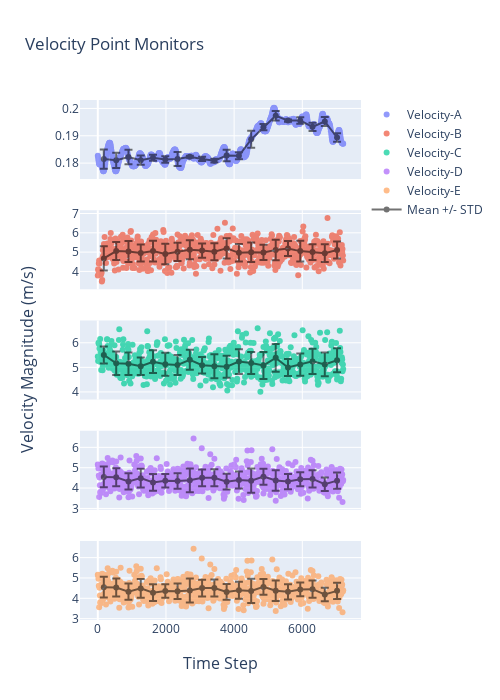

Notebook source saved alongside this figure:
### Code cell
color10_16 = ['#636EFA', '#EF553B', '#00CC96', '#AB63FA', '#FFA15A', '#19D3F3', '#FF6692', '#B6E880', '#FF97FF',
              '#FECB52']
fig = make_subplots(
    rows=5,
    cols=1,
    shared_xaxes=True,
    x_title="Time Step",
    y_title="Velocity Magnitude (m/s)")
# subplot_titles=("Point A", "Quadrant 2"))

fig.add_trace(go.Scatter(x=residual_df['Time_Step'],
                         y=residual_df['point-vel-a'],
                         mode='markers',
                         opacity=scatter_opacity,
                         name='Velocity-A',
                         line=dict(color=color10_16[0])),
              row=1, col=1)

fig.add_trace(go.Scatter(x=bin_df['bin_centres'],
                         y=bin_df['point-vel-a_bin_mean'],
                         mode='markers+lines',
                         name='Mean +/- STD',
                         line=dict(color='black'),
                         opacity=.55,
                         error_y_array=bin_df['point-vel-a_std'],
                         showlegend=False),
              row=1, col=1)


fig.add_trace(go.Scatter(x=residual_df['Time_Step'],
                         y=residual_df['point-vel-b'],
                         mode='markers',
                         opacity=scatter_opacity,
                         name='Velocity-B',
                         line=dict(color=color10_16[1])),
              row=2, col=1)
fig.add_trace(go.Scatter(x=bin_df['bin_centres'],
                         y=bin_df['point-vel-b_bin_mean'],
                         mode='markers+lines',
                         name='Mean +/- STD',
                         line=dict(color='black'),
                         opacity=.55,
                         error_y_array=bin_df['point-vel-b_std'],
                         showlegend=False),
              row=2, col=1)

fig.add_trace(go.Scatter(x=residual_df['Time_Step'],
                         y=residual_df['point-vel-c'],
                         mode='markers',
                         opacity=scatter_opacity,
                         name='Velocity-C',
                         line=dict(color=color10_16[2]),
                         showlegend=True),
              row=3, col=1)
fig.add_trace(go.Scatter(x=bin_df['bin_centres'],
                         y=bin_df['point-vel-c_bin_mean'],
                         mode='markers+lines',
                         name='Mean +/- STD',
                         line=dict(color='black'),
                         opacity=.55,
                         error_y_array=bin_df['point-vel-c_std'],
                         showlegend=False),
              row=3, col=1)

fig.add_trace(go.Scatter(x=residual_df['Time_Step'],
                         y=residual_df['point-vel-d'],
                         mode='markers',
                         opacity=scatter_opacity,
                         name='Velocity-D',
                         line=dict(color=color10_16[3]),
                         showlegend=True),
              row=4, col=1)
fig.add_trace(go.Scatter(x=bin_df['bin_centres'],
                         y=bin_df['point-vel-d_bin_mean'],
                         mode='markers+lines',
                         name='Mean +/- STD',
                         line=dict(color='black'),
                         opacity=.55,
                         error_y_array=bin_df['point-vel-d_std'],
                         showlegend=False),
              row=4, col=1)

fig.add_trace(go.Scatter(x=residual_df['Time_Step'],
                         y=residual_df['point-vel-e'],
                         mode='markers',
                         opacity=scatter_opacity,
                         name='Velocity-E',
                         line=dict(color=color10_16[4]),
                         showlegend=True),
              row=5, col=1)
fig.add_trace(go.Scatter(x=bin_df['bin_centres'],
                         y=bin_df['point-vel-e_bin_mean'],
                         mode='markers+lines',
                         name='Mean +/- STD',
                         line=dict(color='black'),
                         opacity=.55,
                         error_y_array=bin_df['point-vel-e_std'],
                         showlegend=True),
              row=5, col=1)

fig.update_layout(height=700, width=500,
                  title_text="Velocity Point Monitors")

fig.show()

### Figure 1 — Plotly figure (JSON) as saved in the notebook; plotly's stock layout.template omitted (floating-point values rounded to 4 significant figures; data arrays with more than 128 entries replaced by an {"elided": "..."} marker saying what was removed)
{"data": [{"line": {"color": "#636EFA"}, "mode": "markers", "name": "Velocity-A", "opacity": 0.7, "type": "scatter", "x": {"elided": "721 int values"}, "xaxis": "x", "y": {"elided": "721 float values"}, "yaxis": "y"}, {"error_y": {"array": [0.003504, 0.002807, 0.002678, 0.001699, 0.001128, 0.001169, 0.002542, 0.0003817, 0.0008081, 0.0006898, 0.002145, 0.0013, 0.003092, 0.001121, 0.001729, 0.0003809, 0.001192, 0.001508, 0.001611, 0.001532]}, "line": {"color": "black"}, "mode": "markers+lines", "name": "Mean +/- STD", "opacity": 0.55, "showlegend": false, "type": "scatter", "x": [176.4, 540.0, 900.0, 1260.0, 1620.0, 1980.0, 2340.0, 2700.0, 3060.0, 3420.0, 3780.0, 4140.0, 4500.0, 4860.0, 5220.0, 5580.0, 5940.0, 6300.0, 6660.0, 7020.0], "xaxis": "x", "y": [0.1815, 0.181, 0.1822, 0.1811, 0.182, 0.1813, 0.1815, 0.1823, 0.1815, 0.1809, 0.1828, 0.1827, 0.1887, 0.1932, 0.1973, 0.1956, 0.1956, 0.1933, 0.1952, 0.1894], "yaxis": "y"}, {"line": {"color": "#EF553B"}, "mode": "markers", "name": "Velocity-B", "opacity": 0.7, "type": "scatter", "x": {"elided": "721 int values"}, "xaxis": "x2", "y": {"elided": "721 float values"}, "yaxis": "y2"}, {"error_y": {"array": [0.627, 0.4688, 0.5409, 0.4381, 0.5407, 0.5343, 0.4718, 0.4914, 0.3637, 0.4439, 0.5218, 0.4524, 0.5037, 0.3927, 0.5278, 0.3892, 0.5412, 0.4127, 0.4576, 0.4377]}, "line": {"color": "black"}, "mode": "markers+lines", "name": "Mean +/- STD", "opacity": 0.55, "showlegend": false, "type": "scatter", "x": [176.4, 540.0, 900.0, 1260.0, 1620.0, 1980.0, 2340.0, 2700.0, 3060.0, 3420.0, 3780.0, 4140.0, 4500.0, 4860.0, 5220.0, 5580.0, 5940.0, 6300.0, 6660.0, 7020.0], "xaxis": "x2", "y": [4.674, 5.056, 5.029, 4.953, 5.054, 4.9, 5.013, 5.118, 5.077, 5.019, 5.192, 4.961, 4.989, 4.983, 5.107, 5.189, 5.052, 5.001, 4.947, 5.106], "yaxis": "y2"}, {"line": {"color": "#00CC96"}, "mode": "markers", "name": "Velocity-C", "opacity": 0.7, "showlegend": true, "type": "scatter", "x": {"elided": "721 int values"}, "xaxis": "x3", "y": {"elided": "721 float values"}, "yaxis": "y3"}, {"error_y": {"array": [0.3456, 0.4744, 0.4577, 0.3532, 0.4632, 0.4652, 0.4045, 0.4073, 0.3347, 0.4904, 0.4476, 0.5029, 0.446, 0.5469, 0.5662, 0.3416, 0.4526, 0.5107, 0.4808, 0.4901]}, "line": {"color": "black"}, "mode": "markers+lines", "name": "Mean +/- STD", "opacity": 0.55, "showlegend": false, "type": "scatter", "x": [176.4, 540.0, 900.0, 1260.0, 1620.0, 1980.0, 2340.0, 2700.0, 3060.0, 3420.0, 3780.0, 4140.0, 4500.0, 4860.0, 5220.0, 5580.0, 5940.0, 6300.0, 6660.0, 7020.0], "xaxis": "x3", "y": [5.505, 5.167, 5.141, 5.044, 5.229, 5.128, 5.094, 5.306, 5.085, 5.042, 5.026, 5.233, 5.179, 5.078, 5.386, 4.994, 5.114, 5.243, 5.12, 5.29], "yaxis": "y3"}, {"line": {"color": "#AB63FA"}, "mode": "markers", "name": "Velocity-D", "opacity": 0.7, "showlegend": true, "type": "scatter", "x": {"elided": "721 int values"}, "xaxis": "x4", "y": {"elided": "721 float values"}, "yaxis": "y4"}, {"error_y": {"array": [0.508, 0.4428, 0.398, 0.4608, 0.4085, 0.3327, 0.3821, 0.5842, 0.4146, 0.4202, 0.3894, 0.4172, 0.5949, 0.3918, 0.5012, 0.3753, 0.3407, 0.4244, 0.3314, 0.4009]}, "line": {"color": "black"}, "mode": "markers+lines", "name": "Mean +/- STD", "opacity": 0.55, "showlegend": false, "type": "scatter", "x": [176.4, 540.0, 900.0, 1260.0, 1620.0, 1980.0, 2340.0, 2700.0, 3060.0, 3420.0, 3780.0, 4140.0, 4500.0, 4860.0, 5220.0, 5580.0, 5940.0, 6300.0, 6660.0, 7020.0], "xaxis": "x4", "y": [4.547, 4.532, 4.328, 4.487, 4.279, 4.361, 4.345, 4.383, 4.501, 4.505, 4.316, 4.391, 4.365, 4.561, 4.37, 4.321, 4.436, 4.45, 4.192, 4.365], "yaxis": "y4"}, {"line": {"color": "#FFA15A"}, "mode": "markers", "name": "Velocity-E", "opacity": 0.7, "showlegend": true, "type": "scatter", "x": {"elided": "721 int values"}, "xaxis": "x5", "y": {"elided": "721 float values"}, "yaxis": "y5"}, {"error_y": {"array": [0.508, 0.4428, 0.398, 0.4608, 0.4085, 0.3327, 0.3821, 0.5842, 0.4146, 0.4202, 0.3894, 0.4172, 0.5949, 0.3918, 0.5012, 0.3753, 0.3407, 0.4244, 0.3314, 0.4009]}, "line": {"color": "black"}, "mode": "markers+lines", "name": "Mean +/- STD", "opacity": 0.55, "showlegend": true, "type": "scatter", "x": [176.4, 540.0, 900.0, 1260.0, 1620.0, 1980.0, 2340.0, 2700.0, 3060.0, 3420.0, 3780.0, 4140.0, 4500.0, 4860.0, 5220.0, 5580.0, 5940.0, 6300.0, 6660.0, 7020.0], "xaxis": "x5", "y": [4.547, 4.532, 4.328, 4.487, 4.279, 4.361, 4.345, 4.383, 4.501, 4.505, 4.316, 4.391, 4.365, 4.561, 4.37, 4.321, 4.436, 4.45, 4.192, 4.365], "yaxis": "y5"}], "layout": {"annotations": [{"font": {"size": 16}, "showarrow": false, "text": "Time Step", "x": 0.5, "xanchor": "center", "xref": "paper", "y": 0, "yanchor": "top", "yref": "paper", "yshift": -30}, {"font": {"size": 16}, "showarrow": false, "text": "Velocity Magnitude (m/s)", "textangle": -90, "x": 0, "xanchor": "right", "xref": "paper", "xshift": -40, "y": 0.5, "yanchor": "middle", "yref": "paper"}], "height": 700, "title": {"text": "Velocity Point Monitors"}, "width": 500, "xaxis": {"anchor": "y", "domain": [0.0, 1.0], "matches": "x5", "showticklabels": false}, "xaxis2": {"anchor": "y2", "domain": [0.0, 1.0], "matches": "x5", "showticklabels": false}, "xaxis3": {"anchor": "y3", "domain": [0.0, 1.0], "matches": "x5", "showticklabels": false}, "xaxis4": {"anchor": "y4", "domain": [0.0, 1.0], "matches": "x5", "showticklabels": false}, "xaxis5": {"anchor": "y5", "domain": [0.0, 1.0]}, "yaxis": {"anchor": "x", "domain": [0.848, 1.0]}, "yaxis2": {"anchor": "x2", "domain": [0.636, 0.788]}, "yaxis3": {"anchor": "x3", "domain": [0.424, 0.576]}, "yaxis4": {"anchor": "x4", "domain": [0.212, 0.364]}, "yaxis5": {"anchor": "x5", "domain": [0.0, 0.152]}}}
